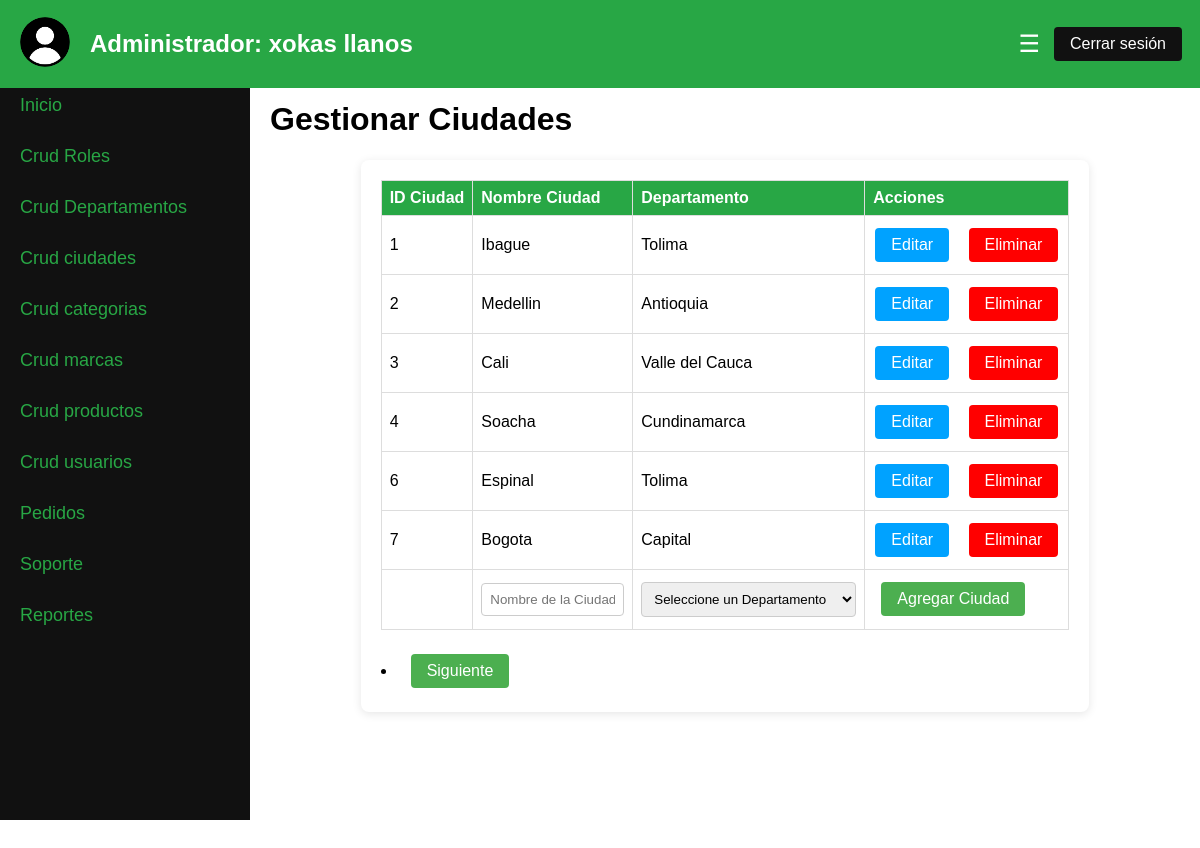
/Proyecto_SFT_MNS/cruds/ciudades.php (signed in), run on the app's committed database.
### tables this page shows
CREATE TABLE `ciudades` (
  `id_ciudad` int(11) NOT NULL,
  `nombre_ciudad` varchar(100) NOT NULL,
  `departamento_id` int(11) DEFAULT NULL
);

CREATE TABLE `departamentos` (
  `id_departamento` int(11) NOT NULL,
  `nombre_departamento` varchar(100) NOT NULL
);

### Proyecto_SFT_MNS/cruds/ciudades.php (the view, shortened to what this page needs)
<?php
require '../config/database.php';
$registrosPorPagina = 6;
if (isset($_GET["pagina"])) {
    if ($_GET["pagina"] == 1) {
        header("Location: ciudades.php");
    } else {
        $pagina = $_GET["pagina"];
    }
} else {
    $pagina = 1;
}
$inicio = ($pagina - 1) * $registrosPorPagina;
$sqlTotal = "SELECT * FROM ciudades";
$resultadoTotal = $base->prepare($sqlTotal);
$resultadoTotal->execute();
$numFilas = $resultadoTotal->rowCount();
$totalPaginas = ceil($numFilas / $registrosPorPagina);
$sqlCiudades = "SELECT c.*, d.nombre_departamento FROM ciudades c INNER JOIN departamentos d ON c.departamento_id = d.id_departamento LIMIT $inicio, $registrosPorPagina";
$resultadoCiudades = $base->query($sqlCiudades)->fetchAll(PDO::FETCH_OBJ);
$sqlDepartamentos = "SELECT * FROM departamentos";
$resultadoDepartamentos = $base->query($sqlDepartamentos)->fetchAll(PDO::FETCH_OBJ);
$CiudadEditar = null;
        ?>
<!DOCTYPE html>
<html lang="es">
<head>
    <link rel="stylesheet" href="../css/admin_dashboard.css">
</head>
<body>
    <header>
        <div class="admin-header">
            <div class="admin-logo">
                <img src="../imagenes/usuario.png" alt="User Logo" width="50" height="50">
            </div>
            <div class="admin-name">
                <h2>Administrador: <?php echo htmlspecialchars($_SESSION['admin_nombre']) . ' ' . htmlspecialchars($_SESSION['admin_apellido']); ?></h2>
            </div>
            <button class="menu-button" onclick="toggleSidebar()">☰</button>
            <form id="logout-form" method="POST" action="../views/cerrar_sesion.php">
                <button type="button" id="logout-button" class="buttonC">Cerrar sesión</button>
            </form>
        </div>
    </header>
    <div class="admin-container">
        <div class="sidebar" id="sidebar">
            <a href="../views/admin_dashboard.php">Inicio</a>
            <a href="../cruds/roles.php" onclick="showSection('roles')">Crud Roles</a>
            <a href="../cruds/departamentos.php" onclick="showSection('departamentos')">Crud Departamentos</a>
            <a href="../cruds/ciudades.php" onclick="showSection('ciudades')">Crud ciudades</a>
            <a href="../cruds/categorias.php" onclick="showSection('categorias')">Crud categorias</a>
            <a href="../cruds/marcas.php" onclick="showSection('marcas')">Crud marcas</a>
            <a href="../cruds/productos/productos.php" onclick="showSection('productos')">Crud productos</a>
            <a href="../cruds/usuarios/usuarios.php" onclick="showSection('usuarios')">Crud usuarios</a>
            <a href="../cruds/pedidos/pedidos.php" onclick="showSection('usuarios')">Pedidos</a>
            <a href="../cruds/soporte/soporte.php" onclick="showSection('usuarios')">Soporte</a>
            <a href="../views/reportes.php" onclick="showSection('reportes')">Reportes</a>
        </div>
        <main id="main-content">
            <div id="ciudades" class="section active">
                <h1><span class="color">Gestionar Ciudades</span></h1>
                <div class="crud-container">
                    <form action="<?php echo htmlspecialchars($_SERVER['PHP_SELF']); ?>" method="post" autocomplete="off">
                        <table align="center" border="" bordercolor="orange" class="crud-table">
                            <tr>
                                <th>ID Ciudad</th>
                                <th>Nombre Ciudad</th>
                                <th>Departamento</th>
                                <th>Acciones</th>
                            </tr>
                        <tbody id="crud-table-body">
                            <?php foreach ($resultadoCiudades as $ciudad) : ?>
                                <tr>
                                    <td><?php echo htmlspecialchars($ciudad->id_ciudad); ?></td>
                                    <td><?php echo htmlspecialchars($ciudad->nombre_ciudad); ?></td>
                                    <td><?php echo htmlspecialchars($ciudad->nombre_departamento); ?></td>
                                    <td>
                                        <a href="?editar=<?php echo htmlspecialchars($ciudad->id_ciudad); ?>" class="buttonA" style="margin-right: 10px;">Editar</a>
                                        <a href="?eliminar=<?php echo htmlspecialchars($ciudad->id_ciudad); ?>" class="buttonE" style="margin-left: 5px;">Eliminar</a>
                                    </td>
                                </tr>
                            <?php endforeach; ?>
                            <?php if ($CiudadEditar) : ?>
                            <tr>
                                <form method="post" action="">
                                    <td><input type="hidden" name="id_ciudad" value="<?php echo htmlspecialchars($CiudadEditar->id_ciudad); ?>"></td>
                                    <td><input type="text" name="nombre_ciudad" value="<?php echo htmlspecialchars($CiudadEditar->nombre_ciudad); ?>"></td>
                                    <td>
                                        <select name="departamento_id">
                                            <?php foreach ($resultadoDepartamentos as $departamento) : ?>
                                                <option value="<?php echo htmlspecialchars($departamento->id_departamento); ?>" <?php echo $departamento->id_departamento == $CiudadEditar->departamento_id ? 'selected' : ''; ?>>
                                                    <?php echo htmlspecialchars($departamento->nombre_departamento); ?>
                                                </option>
                                            <?php endforeach; ?>
                                        </select>
                                    </td>
                                    <td>
                                        <button type="submit" name="actualiza" class="button">Actualizar</button>
                                    </td>
                                </form>
                            </tr>
                            <?php else : ?>
                            <tr>
                                <form method="post" action="">
                                    <td></td>
                                    <td><input type="text" name="nombre_ciudad" placeholder="Nombre de la Ciudad" class="inputAgregar"></td>
                                    <td>
                                        <select name="departamento_id">
                                            <option value="" disabled selected>Seleccione un Departamento</option>
                                        </select>
                                    </td>
                                    <td>
                                        <button type="submit" name="inserta" class="button">Agregar Ciudad</button>
                                    </td>
                                </form>
                            </tr>
                            <?php endif; ?>
                        </tbody>
                        </table>
                        <div class="pagination">
                        <?php if ($pagina < $totalPaginas) : ?>
                            <li><a href="?pagina=<?php echo $pagina + 1; ?>" class="button">Siguiente</a></li>
                        <?php endif; ?>
                </div>
                    </form>
                </div>
            </div>
        </main>
    </div>
</body>
</html>

### Proyecto_SFT_MNS/css/admin_dashboard.css (style rules this page uses)
body { font-family: Arial, sans-serif; margin: 0; padding: 0; background-image: url('https://encrypted-tbn1.gstatic.com/images?q=tbn:ANd9GcTl8zCvfB75PyeroTWu3tACRRlS4amHP_ynZzlkOtGCr-wXX840'); display: flex; flex-direction: column; }
.admin-header { display: flex; align-items: center; justify-content: space-between; padding: 10px 20px; background-color: #28a745; color: white; position: fixed; top: 0; left: 0; width: 100%; z-index: 1000; }
.admin-logo img { border-radius: 50%; }
.admin-name { flex-grow: 1; margin-left: 20px; }
.menu-button { position: relative; left: -30px; background: none; border: none; color: white; font-size: 24px; cursor: pointer; }
.admin-container { display: flex; flex-direction: row; height: 100vh; margin-top: 60px; }
.sidebar { width: 250px; background-color: #111; overflow-x: hidden; transition: width 0.5s; position: fixed; top: 60px; left: 0; height: calc(100vh - 60px); padding-top: 20px; display: flex; flex-direction: column; }
.sidebar a { padding: 15px 20px; text-decoration: none; font-size: 18px; color: #28a745; display: block; transition: 0.3s; }
main { margin-left: 250px; padding: 20px; flex-grow: 1; transition: margin-left 0.5s; }
.crud-container { max-width: max-content; background: white; margin: auto; padding: 20px; border-radius: 8px; box-shadow: 0 2px 10px rgba(0, 0, 0, 0.1); }
.crud-table { width: 100%; border-collapse: collapse; margin-bottom: 20px; }
.crud-table th, .crud-table td { border: 1px solid #ddd; padding: 8px; text-align: left; }
.crud-table th { background-color: #28a745; color: white; }
.section { display: none; }
.section.active { display: block; }
.color { color: rgb(0, 0, 0); }
a.buttonA, input[type="submit"].buttonA { max-width: 500px; display: inline-block; padding: 8px 16px; margin: 4px 2px; border: none; border-radius: 4px; background-color: #00a2ff; color: white; text-align: center; text-decoration: none; font-size: 16px; cursor: pointer; }
.crud-container table input[type="text"] { width: 125px; padding: 8px; margin: 4px 0; border-radius: 4px; border: 1px solid #ccc; }
.crud-container table select { width: 215px; padding: 8px; margin: 4px 0; border-radius: 4px; border: 1px solid #ccc; }
.button, input[type="submit"].button { display: inline-block; padding: 8px 16px; margin: 4px 8px; border: none; border-radius: 4px; background-color: #4CAF50; color: white; text-align: center; text-decoration: none; font-size: 16px; cursor: pointer; }
a.buttonE, input[type="submit"].buttonE { max-width: 500px; display: inline-block; padding: 8px 16px; margin: 4px 2px; border: none; border-radius: 4px; background-color: #ff0000; color: white; text-align: center; text-decoration: none; font-size: 16px; cursor: pointer; }
.inputAgregar { max-width: max-content;; }
.buttonC, input[type="submit"].buttonC { display: inline-block; position: relative; left: -30px; padding: 8px 16px; margin: 4px 8px; border: none; border-radius: 4px; background-color: #111; color: white; text-align: center; text-decoration: none; font-size: 16px; cursor: pointer; }

### data on the page
ciudades: id_ciudad "1", nombre_ciudad "Ibague", departamento.nombre_departamento "Tolima"
ciudades: id_ciudad "2", nombre_ciudad "Medellin", departamento.nombre_departamento "Antioquia"
ciudades: id_ciudad "3", nombre_ciudad "Cali", departamento.nombre_departamento "Valle del Cauca"
ciudades: id_ciudad "4", nombre_ciudad "Soacha", departamento.nombre_departamento "Cundinamarca"
ciudades: id_ciudad "6", nombre_ciudad "Espinal", departamento.nombre_departamento "Tolima"
ciudades: id_ciudad "7", nombre_ciudad "Bogota", departamento.nombre_departamento "Capital"

### other printed values
$_SESSION['admin_nombre'] "xokas"
$_SESSION['admin_apellido'] "llanos"
